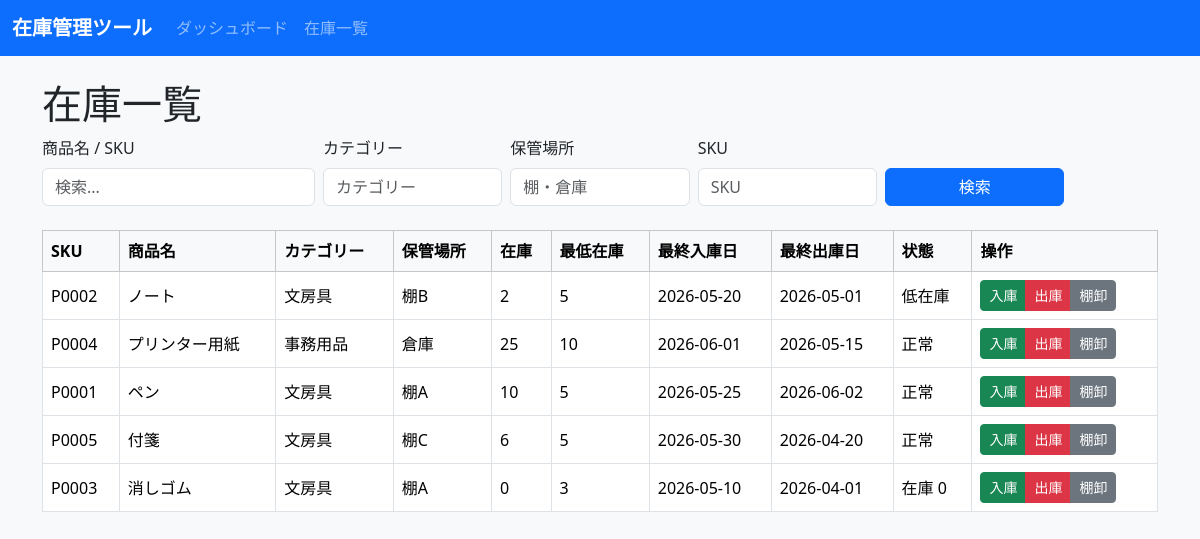
The page /inventory on the database as committed earlier.
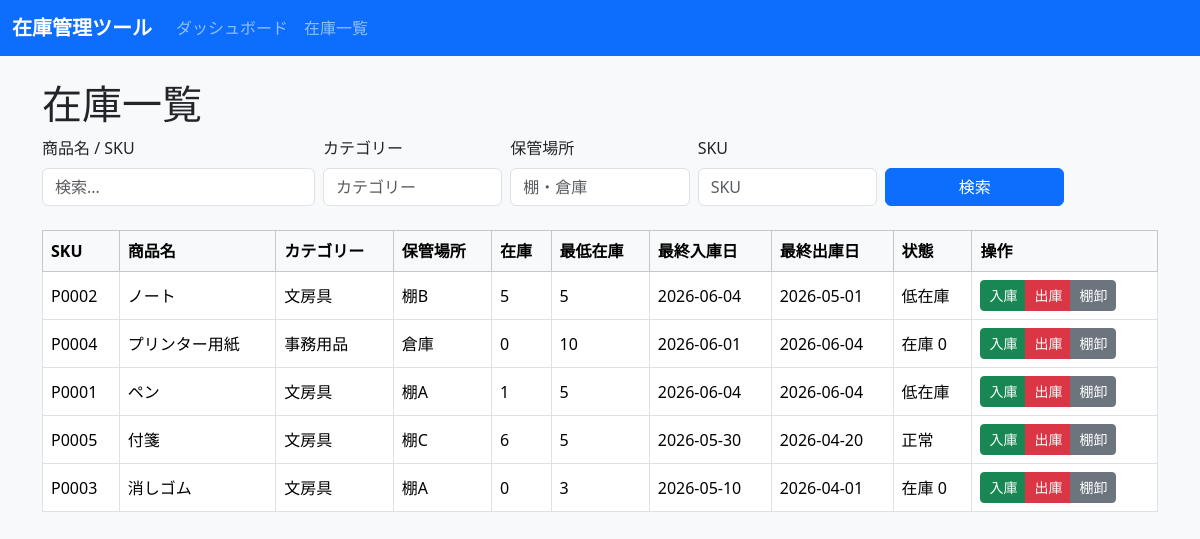
The same page on the database as committed later.
### tables this page shows
CREATE TABLE products (
            id INTEGER PRIMARY KEY AUTOINCREMENT,
            sku TEXT NOT NULL UNIQUE,
            name TEXT NOT NULL,
            category TEXT,
            location TEXT,
            current_stock INTEGER NOT NULL DEFAULT 0,
            reorder_point INTEGER NOT NULL DEFAULT 0,
            last_in_date TEXT,
            last_out_date TEXT,
            notes TEXT,
            created_at TEXT NOT NULL,
            updated_at TEXT NOT NULL
        );

### inventory_app/app.py (the view)
@app.route("/inventory")
def inventory():
    params = parse_search_args()
    sql, values = build_product_query(params)
    conn = get_db_connection()
    products = conn.execute(sql, values).fetchall()
    conn.close()
    return render_template(
        "inventory.html",
        products=products,
        params=params,
    )

### inventory_app/app.py (called while the page is built)
def get_db_connection():
    conn = sqlite3.connect(DB_PATH)
    conn.row_factory = sqlite3.Row
    return conn

def parse_search_args():
    return {
        "q": request.args.get("q", "", type=str).strip(),
        "sku": request.args.get("sku", "", type=str).strip(),
        "category": request.args.get("category", "", type=str).strip(),
        "location": request.args.get("location", "", type=str).strip(),
    }

def build_product_query(params):
    sql = "SELECT * FROM products WHERE 1=1"
    values = []
    if params["q"]:
        sql += " AND (name LIKE ? OR sku LIKE ?)"
        term = f"%{params['q']}%"
        values.extend([term, term])
    if params["sku"]:
        sql += " AND sku LIKE ?"
        values.append(f"%{params['sku']}%")
    if params["category"]:
        sql += " AND category LIKE ?"
        values.append(f"%{params['category']}%")
    if params["location"]:
        sql += " AND location LIKE ?"
        values.append(f"%{params['location']}%")
    sql += " ORDER BY name ASC"
    return sql, values

### inventory_app/templates/inventory.html
{% extends 'base.html' %}
{% block content %}
  <h1>在庫一覧</h1>
  <form method="get" class="row gy-2 gx-2 align-items-end mb-4">
    <div class="col-md-3">
      <label class="form-label">商品名 / SKU</label>
      <input type="text" name="q" value="{{ params.q }}" class="form-control" placeholder="検索...">
    </div>
    <div class="col-md-2">
      <label class="form-label">カテゴリー</label>
      <input type="text" name="category" value="{{ params.category }}" class="form-control" placeholder="カテゴリー">
    </div>
    <div class="col-md-2">
      <label class="form-label">保管場所</label>
      <input type="text" name="location" value="{{ params.location }}" class="form-control" placeholder="棚・倉庫">
    </div>
    <div class="col-md-2">
      <label class="form-label">SKU</label>
      <input type="text" name="sku" value="{{ params.sku }}" class="form-control" placeholder="SKU">
    </div>
    <div class="col-md-2">
      <button type="submit" class="btn btn-primary w-100">検索</button>
    </div>
  </form>
  <div class="table-responsive">
    <table class="table table-bordered table-hover align-middle">
      <thead class="table-light">
        <tr>
          <th>SKU</th>
          <th>商品名</th>
          <th>カテゴリー</th>
          <th>保管場所</th>
          <th>在庫</th>
          <th>最低在庫</th>
          <th>最終入庫日</th>
          <th>最終出庫日</th>
          <th>状態</th>
          <th>操作</th>
        </tr>
      </thead>
      <tbody>
        {% for product in products %}
          {% set status = '' %}
          {% if product.current_stock == 0 %}
            {% set status = '在庫 0' %}
          {% elif product.current_stock <= product.reorder_point %}
            {% set status = '低在庫' %}
          {% else %}
            {% set status = '正常' %}
          {% endif %}
          <tr>
            <td>{{ product.sku }}</td>
            <td>{{ product.name }}</td>
            <td>{{ product.category }}</td>
            <td>{{ product.location }}</td>
            <td>{{ product.current_stock }}</td>
            <td>{{ product.reorder_point }}</td>
            <td>{{ product.last_in_date or '-' }}</td>
            <td>{{ product.last_out_date or '-' }}</td>
            <td>{{ status }}</td>
            <td>
              <div class="btn-group" role="group">
                <a href="{{ url_for('stock_operate', product_id=product.id, type='inbound') }}" class="btn btn-sm btn-success">入庫</a>
                <a href="{{ url_for('stock_operate', product_id=product.id, type='outbound') }}" class="btn btn-sm btn-danger">出庫</a>
                <a href="{{ url_for('stock_operate', product_id=product.id, type='adjustment') }}" class="btn btn-sm btn-secondary">棚卸</a>
              </div>
            </td>
          </tr>
        {% else %}
          <tr>
            <td colspan="9" class="text-center">該当する商品が見つかりません。</td>
          </tr>
        {% endfor %}
      </tbody>
    </table>
  </div>
{% endblock %}

### inventory_app/templates/base.html (shortened to what this page needs)
<!doctype html>
<html lang="ja">
  <head>
    <link href="https://cdn.jsdelivr.net/npm/bootstrap@5.3.2/dist/css/bootstrap.min.css" rel="stylesheet">
    <link rel="stylesheet" href="/static/style.css">
  </head>
  <body>
    <nav class="navbar navbar-expand-lg navbar-dark bg-primary mb-4">
      <div class="container-fluid">
        <a class="navbar-brand" href="/">在庫管理ツール</a>
        <div class="collapse navbar-collapse">
          <ul class="navbar-nav me-auto mb-2 mb-lg-0">
            <li class="nav-item"><a class="nav-link" href="/">ダッシュボード</a></li>
            <li class="nav-item"><a class="nav-link" href="/inventory">在庫一覧</a></li>
          </ul>
        </div>
      </div>
    </nav>
    <div class="container">
      {% block content %}{% endblock %}
    </div>
  </body>
</html>

### inventory_app/static/style.css (style rules this page uses)
body { background-color: #f8f9fa; }
.navbar-brand { font-weight: 700; }
.table th, .table td { vertical-align: middle; }

Rows that differ between the two databases and show on the page:
changed products "ノート": current_stock "2" → "5"; last_in_date "2026-05-20" → "2026-06-04"
changed products "プリンター用紙": current_stock "25" → "0"; last_out_date "2026-05-15" → "2026-06-04"; status "正常" → "在庫 0"
changed products "ペン": current_stock "10" → "1"; last_in_date "2026-05-25" → "2026-06-04"; last_out_date "2026-06-02" → "2026-06-04"; status "正常" → "低在庫"
